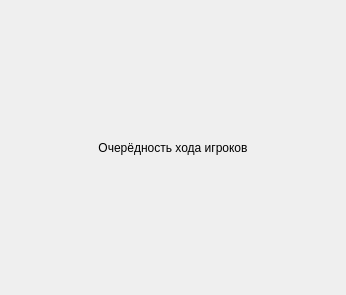
<?xml version="1.0" encoding="UTF-8"?>
<ui version="4.0">
 <class>PlayersOrderNotification</class>
 <widget class="QWidget" name="PlayersOrderNotification">
  <property name="geometry">
   <rect>
    <x>0</x>
    <y>0</y>
    <width>346</width>
    <height>295</height>
   </rect>
  </property>
  <property name="sizePolicy">
   <sizepolicy hsizetype="Preferred" vsizetype="Preferred">
    <horstretch>0</horstretch>
    <verstretch>0</verstretch>
   </sizepolicy>
  </property>
  <property name="windowTitle">
   <string>Form</string>
  </property>
  <property name="autoFillBackground">
   <bool>false</bool>
  </property>
  <layout class="QGridLayout" name="gridLayout">
   <item row="0" column="0">
    <layout class="QVBoxLayout" name="lyt_PlayersOrderName">
     <item>
      <widget class="QLabel" name="lblName">
       <property name="text">
        <string>Очерёдность хода игроков</string>
       </property>
       <property name="alignment">
        <set>Qt::AlignCenter</set>
       </property>
      </widget>
     </item>
     <item>
      <layout class="QVBoxLayout" name="lyt_Players"/>
     </item>
    </layout>
   </item>
  </layout>
 </widget>
 <resources/>
 <connections/>
</ui>
